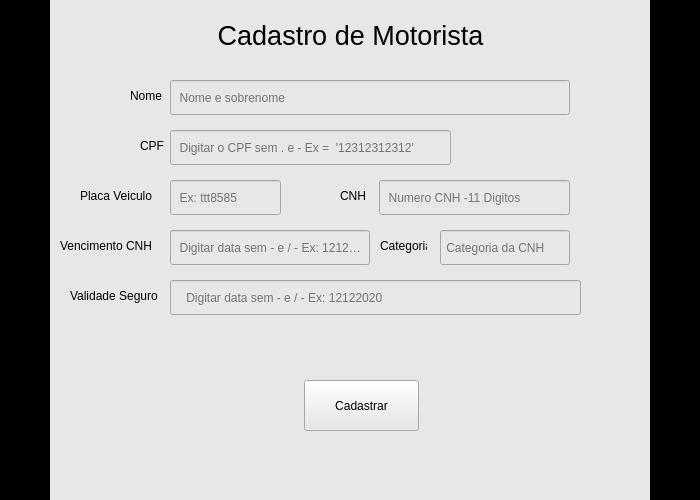
<?xml version="1.0" encoding="UTF-8"?>
<ui version="4.0">
 <class>MainWindow</class>
 <widget class="QMainWindow" name="MainWindow">
  <property name="geometry">
   <rect>
    <x>0</x>
    <y>0</y>
    <width>700</width>
    <height>500</height>
   </rect>
  </property>
  <property name="windowTitle">
   <string>MainWindow</string>
  </property>
  <widget class="QWidget" name="centralwidget">
   <property name="minimumSize">
    <size>
     <width>700</width>
     <height>500</height>
    </size>
   </property>
   <layout class="QVBoxLayout" name="verticalLayout">
    <property name="spacing">
     <number>0</number>
    </property>
    <property name="leftMargin">
     <number>0</number>
    </property>
    <property name="topMargin">
     <number>0</number>
    </property>
    <property name="rightMargin">
     <number>0</number>
    </property>
    <property name="bottomMargin">
     <number>0</number>
    </property>
    <item>
     <widget class="QFrame" name="frame_2">
      <property name="styleSheet">
       <string notr="true">background-color: rgb(255, 170, 255);</string>
      </property>
      <property name="frameShape">
       <enum>QFrame::NoFrame</enum>
      </property>
      <property name="frameShadow">
       <enum>QFrame::Raised</enum>
      </property>
      <layout class="QHBoxLayout" name="horizontalLayout">
       <property name="spacing">
        <number>0</number>
       </property>
       <property name="leftMargin">
        <number>0</number>
       </property>
       <property name="topMargin">
        <number>0</number>
       </property>
       <property name="rightMargin">
        <number>0</number>
       </property>
       <property name="bottomMargin">
        <number>0</number>
       </property>
       <item>
        <widget class="QFrame" name="frame_4">
         <property name="styleSheet">
          <string notr="true">background-color: rgb(0, 0, 0);</string>
         </property>
         <property name="frameShape">
          <enum>QFrame::NoFrame</enum>
         </property>
         <property name="frameShadow">
          <enum>QFrame::Raised</enum>
         </property>
         <layout class="QHBoxLayout" name="horizontalLayout_2">
          <property name="spacing">
           <number>0</number>
          </property>
          <property name="leftMargin">
           <number>0</number>
          </property>
          <property name="topMargin">
           <number>0</number>
          </property>
          <property name="rightMargin">
           <number>0</number>
          </property>
          <property name="bottomMargin">
           <number>0</number>
          </property>
          <item>
           <widget class="QFrame" name="frame_5">
            <property name="maximumSize">
             <size>
              <width>600</width>
              <height>16777215</height>
             </size>
            </property>
            <property name="styleSheet">
             <string notr="true">background-color: rgb(231, 231, 231);</string>
            </property>
            <property name="frameShape">
             <enum>QFrame::NoFrame</enum>
            </property>
            <property name="frameShadow">
             <enum>QFrame::Raised</enum>
            </property>
            <widget class="QLabel" name="label">
             <property name="geometry">
              <rect>
               <x>0</x>
               <y>10</y>
               <width>601</width>
               <height>51</height>
              </rect>
             </property>
             <property name="font">
              <font>
               <family>Arial</family>
               <pointsize>20</pointsize>
              </font>
             </property>
             <property name="styleSheet">
              <string notr="true">color: rgb(0, 0, 0);</string>
             </property>
             <property name="text">
              <string>Cadastro de Motorista</string>
             </property>
             <property name="alignment">
              <set>Qt::AlignCenter</set>
             </property>
            </widget>
            <widget class="QLabel" name="label_2">
             <property name="geometry">
              <rect>
               <x>80</x>
               <y>80</y>
               <width>41</width>
               <height>31</height>
              </rect>
             </property>
             <property name="text">
              <string>Nome</string>
             </property>
            </widget>
            <widget class="QLabel" name="label_3">
             <property name="geometry">
              <rect>
               <x>90</x>
               <y>130</y>
               <width>31</width>
               <height>31</height>
              </rect>
             </property>
             <property name="text">
              <string>CPF</string>
             </property>
            </widget>
            <widget class="QLabel" name="label_4">
             <property name="geometry">
              <rect>
               <x>30</x>
               <y>180</y>
               <width>81</width>
               <height>31</height>
              </rect>
             </property>
             <property name="text">
              <string>Placa Veiculo</string>
             </property>
            </widget>
            <widget class="QLabel" name="label_5">
             <property name="geometry">
              <rect>
               <x>290</x>
               <y>180</y>
               <width>31</width>
               <height>31</height>
              </rect>
             </property>
             <property name="text">
              <string>CNH</string>
             </property>
            </widget>
            <widget class="QLabel" name="label_6">
             <property name="geometry">
              <rect>
               <x>10</x>
               <y>230</y>
               <width>111</width>
               <height>31</height>
              </rect>
             </property>
             <property name="text">
              <string>Vencimento CNH</string>
             </property>
            </widget>
            <widget class="QLabel" name="label_7">
             <property name="geometry">
              <rect>
               <x>330</x>
               <y>230</y>
               <width>47</width>
               <height>31</height>
              </rect>
             </property>
             <property name="text">
              <string>Categoria</string>
             </property>
            </widget>
            <widget class="QLabel" name="label_8">
             <property name="geometry">
              <rect>
               <x>20</x>
               <y>280</y>
               <width>101</width>
               <height>31</height>
              </rect>
             </property>
             <property name="text">
              <string>Validade Seguro</string>
             </property>
            </widget>
            <widget class="QLineEdit" name="lineEdit">
             <property name="geometry">
              <rect>
               <x>120</x>
               <y>80</y>
               <width>400</width>
               <height>35</height>
              </rect>
             </property>
             <property name="maxLength">
              <number>50</number>
             </property>
             <property name="placeholderText">
              <string>  Nome e sobrenome</string>
             </property>
            </widget>
            <widget class="QLineEdit" name="lineEdit_2">
             <property name="geometry">
              <rect>
               <x>120</x>
               <y>130</y>
               <width>281</width>
               <height>35</height>
              </rect>
             </property>
             <property name="styleSheet">
              <string notr="true">color: rgb(0, 0, 0);</string>
             </property>
             <property name="inputMethodHints">
              <set>Qt::ImhNone</set>
             </property>
             <property name="inputMask">
              <string/>
             </property>
             <property name="text">
              <string/>
             </property>
             <property name="maxLength">
              <number>11</number>
             </property>
             <property name="echoMode">
              <enum>QLineEdit::Normal</enum>
             </property>
             <property name="placeholderText">
              <string>  Digitar o CPF sem . e - Ex =  '12312312312'</string>
             </property>
             <property name="clearButtonEnabled">
              <bool>false</bool>
             </property>
            </widget>
            <widget class="QLineEdit" name="lineEdit_3">
             <property name="geometry">
              <rect>
               <x>120</x>
               <y>180</y>
               <width>111</width>
               <height>35</height>
              </rect>
             </property>
             <property name="maxLength">
              <number>7</number>
             </property>
             <property name="placeholderText">
              <string>  Ex: ttt8585</string>
             </property>
            </widget>
            <widget class="QLineEdit" name="lineEdit_4">
             <property name="geometry">
              <rect>
               <x>329</x>
               <y>180</y>
               <width>191</width>
               <height>35</height>
              </rect>
             </property>
             <property name="maxLength">
              <number>11</number>
             </property>
             <property name="placeholderText">
              <string>  Numero CNH -11 Digitos</string>
             </property>
            </widget>
            <widget class="QLineEdit" name="lineEdit_5">
             <property name="geometry">
              <rect>
               <x>120</x>
               <y>230</y>
               <width>200</width>
               <height>35</height>
              </rect>
             </property>
             <property name="maxLength">
              <number>8</number>
             </property>
             <property name="placeholderText">
              <string>  Digitar data sem - e / - Ex: 12122020</string>
             </property>
            </widget>
            <widget class="QLineEdit" name="lineEdit_6">
             <property name="geometry">
              <rect>
               <x>120</x>
               <y>280</y>
               <width>411</width>
               <height>35</height>
              </rect>
             </property>
             <property name="inputMask">
              <string/>
             </property>
             <property name="maxLength">
              <number>32767</number>
             </property>
             <property name="placeholderText">
              <string>    Digitar data sem - e / - Ex: 12122020</string>
             </property>
            </widget>
            <widget class="QLineEdit" name="lineEdit_7">
             <property name="geometry">
              <rect>
               <x>390</x>
               <y>230</y>
               <width>130</width>
               <height>35</height>
              </rect>
             </property>
             <property name="maxLength">
              <number>2</number>
             </property>
             <property name="placeholderText">
              <string> Categoria da CNH</string>
             </property>
            </widget>
            <widget class="QPushButton" name="pushButton">
             <property name="geometry">
              <rect>
               <x>254</x>
               <y>380</y>
               <width>115</width>
               <height>51</height>
              </rect>
             </property>
             <property name="text">
              <string>Cadastrar</string>
             </property>
            </widget>
           </widget>
          </item>
         </layout>
        </widget>
       </item>
      </layout>
     </widget>
    </item>
   </layout>
  </widget>
 </widget>
 <resources/>
 <connections/>
</ui>
